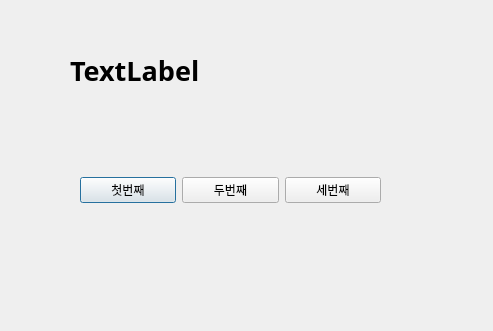
<?xml version="1.0" encoding="UTF-8"?>
<ui version="4.0">
 <class>Dialog</class>
 <widget class="QDialog" name="Dialog">
  <property name="geometry">
   <rect>
    <x>0</x>
    <y>0</y>
    <width>493</width>
    <height>331</height>
   </rect>
  </property>
  <property name="windowTitle">
   <string>Dialog</string>
  </property>
  <widget class="QLabel" name="label_2">
   <property name="geometry">
    <rect>
     <x>70</x>
     <y>20</y>
     <width>271</width>
     <height>101</height>
    </rect>
   </property>
   <property name="font">
    <font>
     <family>맑은 고딕</family>
     <pointsize>20</pointsize>
     <weight>75</weight>
     <bold>true</bold>
    </font>
   </property>
   <property name="text">
    <string>TextLabel</string>
   </property>
  </widget>
  <widget class="QWidget" name="horizontalLayoutWidget">
   <property name="geometry">
    <rect>
     <x>80</x>
     <y>150</y>
     <width>301</width>
     <height>80</height>
    </rect>
   </property>
   <layout class="QHBoxLayout" name="horizontalLayout">
    <item>
     <widget class="QPushButton" name="pushButton">
      <property name="text">
       <string>첫번째</string>
      </property>
     </widget>
    </item>
    <item>
     <widget class="QPushButton" name="pushButton_3">
      <property name="text">
       <string>두번째</string>
      </property>
     </widget>
    </item>
    <item>
     <widget class="QPushButton" name="pushButton_2">
      <property name="text">
       <string>세번째</string>
      </property>
     </widget>
    </item>
   </layout>
  </widget>
 </widget>
 <resources/>
 <connections>
  <connection>
   <sender>pushButton</sender>
   <signal>clicked()</signal>
   <receiver>Dialog</receiver>
   <slot>firstClick()</slot>
   <hints>
    <hint type="sourcelabel">
     <x>135</x>
     <y>190</y>
    </hint>
    <hint type="destinationlabel">
     <x>144</x>
     <y>239</y>
    </hint>
   </hints>
  </connection>
  <connection>
   <sender>pushButton_3</sender>
   <signal>clicked()</signal>
   <receiver>Dialog</receiver>
   <slot>secondClick()</slot>
   <hints>
    <hint type="sourcelabel">
     <x>209</x>
     <y>189</y>
    </hint>
    <hint type="destinationlabel">
     <x>240</x>
     <y>238</y>
    </hint>
   </hints>
  </connection>
  <connection>
   <sender>pushButton_2</sender>
   <signal>clicked()</signal>
   <receiver>Dialog</receiver>
   <slot>thirdClick()</slot>
   <hints>
    <hint type="sourcelabel">
     <x>318</x>
     <y>191</y>
    </hint>
    <hint type="destinationlabel">
     <x>345</x>
     <y>239</y>
    </hint>
   </hints>
  </connection>
 </connections>
 <slots>
  <slot>firstClick()</slot>
  <slot>secondClick()</slot>
  <slot>thirdClick()</slot>
 </slots>
</ui>
